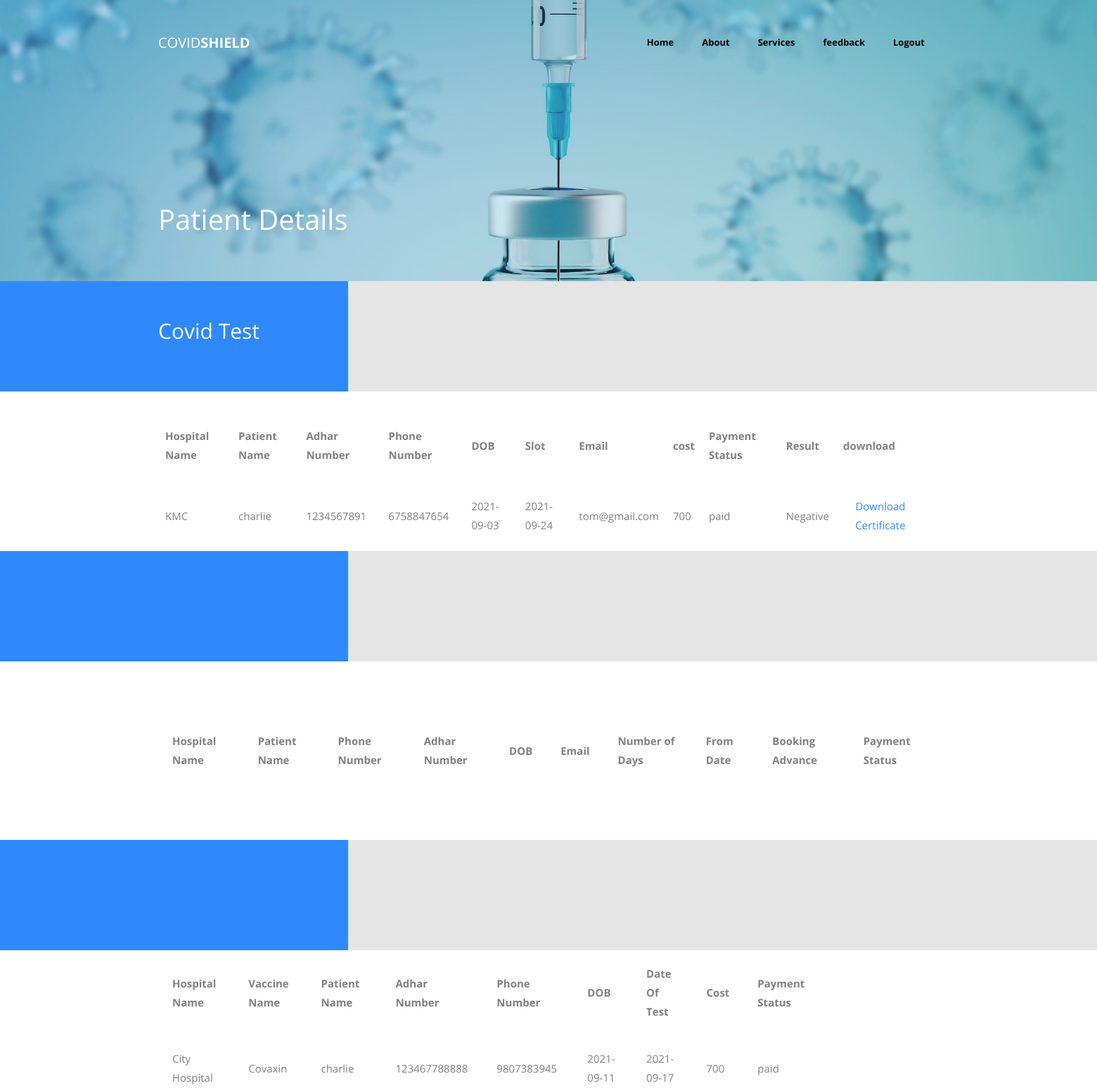
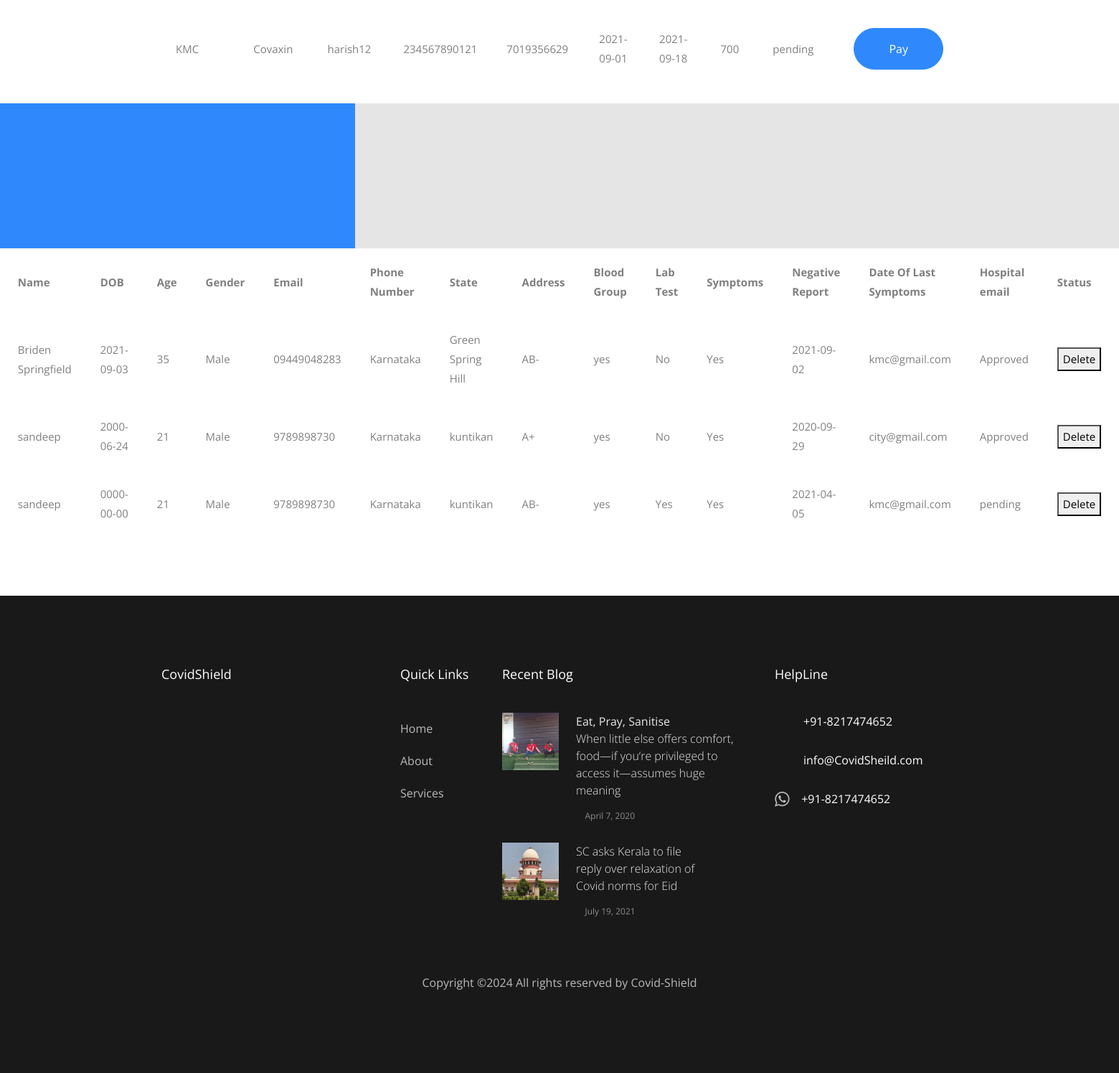
The page /user/not.php (signed in) on the database its author committed (2 pictures, top to bottom).
### tables this page shows
CREATE TABLE `booktest` (
  `id` int(11) NOT NULL,
  `name` varchar(50) NOT NULL,
  `aadhar` varchar(50) NOT NULL,
  `phone` varchar(50) NOT NULL,
  `dob` date NOT NULL,
  `slot` date NOT NULL,
  `uemail` varchar(50) NOT NULL,
  `hemail` varchar(50) NOT NULL,
  `payment` varchar(50) NOT NULL DEFAULT 'pending',
  `hstatus` varchar(50) NOT NULL DEFAULT 'pending',
  `result` varchar(50) NOT NULL DEFAULT 'No Result'
);

CREATE TABLE `hospital` (
  `hid` int(11) NOT NULL,
  `hname` varchar(100) NOT NULL,
  `question` varchar(50) NOT NULL,
  `answer` varchar(50) NOT NULL,
  `email` varchar(50) NOT NULL,
  `phone` varchar(50) NOT NULL,
  `address` varchar(100) NOT NULL,
  `city` varchar(50) NOT NULL,
  `state` varchar(50) NOT NULL,
  `pincode` int(30) NOT NULL,
  `username` varchar(50) NOT NULL,
  `password` varchar(50) NOT NULL,
  `status` varchar(50) NOT NULL DEFAULT 'pending',
  `image` varchar(100) NOT NULL
);

CREATE TABLE `test` (
  `id` int(11) NOT NULL,
  `hemail` varchar(50) NOT NULL,
  `cost` int(30) NOT NULL,
  `time` varchar(50) NOT NULL
);

CREATE TABLE `bookvaccine` (
  `id` int(11) NOT NULL,
  `name` varchar(50) NOT NULL,
  `aadhar` varchar(50) NOT NULL,
  `phone` varchar(30) NOT NULL,
  `dob` date NOT NULL,
  `hemail` varchar(50) NOT NULL,
  `vname` varchar(50) NOT NULL,
  `slot` date NOT NULL,
  `email` varchar(50) NOT NULL,
  `payment` varchar(50) NOT NULL DEFAULT 'pending',
  `hstatus` varchar(50) NOT NULL DEFAULT 'pending'
);

CREATE TABLE `donate` (
  `id` int(11) NOT NULL,
  `name` varchar(50) NOT NULL,
  `dob` date NOT NULL,
  `age` int(50) NOT NULL,
  `gender` varchar(50) NOT NULL,
  `phone` varchar(50) NOT NULL,
  `state` varchar(50) NOT NULL,
  `address` varchar(50) NOT NULL,
  `blood` varchar(50) NOT NULL,
  `test` varchar(50) NOT NULL,
  `smptoms` varchar(50) NOT NULL,
  `test2` varchar(50) NOT NULL,
  `last` date NOT NULL,
  `email` varchar(50) NOT NULL,
  `hemail` varchar(50) NOT NULL,
  `status` varchar(50) NOT NULL DEFAULT 'pending',
  `appdate` varchar(50) NOT NULL
);

### user/not.php (the view, shortened to what this page needs)
<!DOCTYPE html>
<html lang="en">
  <head>
    <link rel="stylesheet" href="https://cdnjs.cloudflare.com/ajax/libs/font-awesome/4.7.0/css/font-awesome.min.css">
    <link rel="stylesheet" href="css/open-iconic-bootstrap.min.css">
    <link rel="stylesheet" href="css/animate.css">
    <link rel="stylesheet" href="css/owl.carousel.min.css">
    <link rel="stylesheet" href="css/owl.theme.default.min.css">
    <link rel="stylesheet" href="css/magnific-popup.css">
    <link rel="stylesheet" href="css/aos.css">
    <link rel="stylesheet" href="css/ionicons.min.css">
    <link rel="stylesheet" href="css/bootstrap-datepicker.css">
    <link rel="stylesheet" href="css/jquery.timepicker.css">
    <link rel="stylesheet" href="css/flaticon.css">
    <link rel="stylesheet" href="css/icomoon.css">
    <link rel="stylesheet" href="css/style.css">
  </head>
  <body>
   <?php include('nav.php'); ?>
   <section class="home-slider owl-carousel">
      <div class="slider-item bread-item" style="background-image: url('images/bg_1.jpg');" data-stellar-background-ratio="0.5">
        <div class="overlay"></div>
        <div class="container" data-scrollax-parent="true">
          <div class="row slider-text align-items-end">
            <div class="col-md-7 col-sm-12 ftco-animate mb-5">
              <h1 class="mb-3" data-scrollax=" properties: { translateY: '70%', opacity: .9}">Patient Details</h1>
            </div>
          </div>
        </div>
      </div>
    </section>
<section class="ftco-section ftco-counter img" id="section-counter">
      <div class="container">
        <div class="row d-flex align-items-center">
          <div class="col-md-3 aside-stretch py-5">
            <div class=" heading-section heading-section-white ftco-animate pr-md-4">
              <h2 class="mb-3">Covid Test</h2>
           </div>
          </div>
       </div>
      </div>
    </section>
    <br>
    <center>
     <table width=1110 height=200 cellpadding="10">
   <tr>
    <th>Hospital Name</th>
    <th>Patient Name</th>
    <th>Adhar Number</th>
    <th>Phone Number</th>
    <th>DOB</th>
    <th>Slot</th>
    <th>Email</th>
	    <th>cost</th>
    <th>Payment Status</th>
    <th>Result</th>
    <th>download</th>
  </tr>
<?php
				include("config.php");
	$sql = "select booktest.*, hospital.hname, test.cost from booktest inner join hospital on hospital.email=booktest.hemail inner join test on hospital.email=test.hemail where booktest.uemail='".$_SESSION['user']."'";
	$result = mysqli_query($con,$sql);
	$count =mysqlI_num_rows($result);
	if($count>0)
	{
		while($row = mysqli_fetch_array($result))
		{
			$id=$row[0];
			$name=$row[1];
			$aadhar=$row[2];
			$phone=$row[3];
			$dob=$row[4];
			$slot=$row[5];
			$email=$row[6];
			$payment=$row[8];
			$report=$row[10];
			$hname=$row['hname'];
			$cost=$row['cost'];
			?>
  <tr>
    <td><?php echo $hname; ?></td>
    <td><?php echo $name; ?></td>
    <td><?php echo $aadhar; ?></td>
    <td><?php echo $phone; ?></td>
    <td><?php echo $dob; ?></td>
    <td><?php echo $slot; ?></td>
    <td><?php echo $email; ?></td>
    <td><?php echo $cost; ?></td>
    <td><?php echo $payment; ?></td>
    <td><?php echo $report; ?></td>
    <?php
    if($report=='Positive')
    { ?>
    <td><center> <a href="images/pos.png" download="Positive">Download Certificate</a></center></td>
    <?php
    }
    else if($report=='Negative')
    { ?>
    <td> <center><a href="images/neg.png" download="Negative">Download Certificate</a></center></td>
    <?php
    }
    ?>
    <td><?php if($payment=='pending'){?><a href="payment.php?id=<?php echo $id; ?>&type=test&cost=<?php echo $cost ?>"><input type="submit" name="save" value="Pay" class="btn btn-primary py-3 px-5"></a><?php }?></td>
  </tr>
	<?php }}?>
  </table>
</center>
    <section class="ftco-section ftco-counter img" id="section-counter" >
      <div class="container">
        <div class="row d-flex align-items-center">
          <div class="col-md-3 aside-stretch py-5">
          </div>
        </div>
      </div>
    </section>
    <center>
      <br>
     <table width=1110 height=200 cellpadding="20" style="border-color:lightblue">
   <tr>
    <th>Hospital Name</th>
    <th>Patient Name</th>
    <th>Phone Number</th>
    <th>Adhar Number</th>
    <th>DOB</th>
    <th>Email</th>
    <th>Number of Days</th>
    <th>From Date</th>
    <th>Booking Advance</th>
    <th>Payment Status</th>
  </tr>
  </table>
  </center>
  <br>
    <section class="ftco-section ftco-counter img" id="section-counter" >
      <div class="container">
        <div class="row d-flex align-items-center">
          <div class="col-md-3 aside-stretch py-5">
          </div>
        </div>
      </div>
    </section>
    <center>
     <table width=1110 height=200 cellpadding="20"  style="border-color:lightblue">
   <tr>
    <th>Hospital Name</th>
    <th>Vaccine Name</th>
    <th>Patient Name</th>
    <th>Adhar Number</th>
    <th>Phone Number</th>
    <th>DOB</th>
    <th>Date Of Test</th>
    <th>Cost</th>
    <th>Payment Status</th>
  </tr>
  <?php
	include("config.php");
	$sql1 = "select bookvaccine.*, hospital.hname, vaccine.cost from bookvaccine left join hospital on hospital.email=bookvaccine.hemail inner join vaccine on hospital.email=vaccine.hemail where bookvaccine.email='".$_SESSION['user']."' group by bookvaccine.aadhar";
	$result1 = mysqli_query($con,$sql1);
	$count1 =mysqlI_num_rows($result1);
	if($count1>0)
	{
		while($row1 = mysqli_fetch_array($result1))
		{
			$id=$row1[0];
			$name=$row1[1];
			$aadhar=$row1[2];
			$phone=$row1[3];
			$dob=$row1[4];
			$vaccine=$row1[6];
			$date=$row1[7];
			$payment=$row1[9];
			$hname=$row1['hname'];
			$cost=$row1['cost'];
			?>
  <tr>
    <td><?php echo $hname; ?></td>
    <td><?php echo $vaccine; ?></td>
    <td><?php echo $name; ?></td>
    <td><?php echo $aadhar; ?></td>
    <td><?php echo $phone; ?></td>
    <td><?php echo $dob; ?></td>
    <td><?php echo $date; ?></td>
    <td><?php echo $cost; ?></td>
    <td><?php echo $payment; ?></td>
	<td><?php if($payment=='pending'){?><a href="payment.php?id=<?php echo $id; ?>&type=vaccine&cost=<?php echo $cost ?>"><input type="submit" name="save" value="Pay" class="btn btn-primary py-3 px-5"></a><?php }?></td>
   </tr>
	<?php }}?>
</table>
</center>
<br>
 <section class="ftco-section ftco-counter img" id="section-counter" >
      <div class="container">
        <div class="row d-flex align-items-center">
          <div class="col-md-3 aside-stretch py-5">
          </div>
        </div>
      </div>
    </section>
    <center>
     <table width=1110 height=200 cellpadding="20"  style="border-color:lightblue">
   <tr>
    <th>Name</th>
    <th>DOB</th>
    <th>Age</th>
    <th>Gender</th>
    <th>Email</th>
    <th>Phone Number</th>
    <th>State</th>
    <th>Address</th>
    <th>Blood Group</th>
    <th>Lab Test</th>
    <th>Symptoms</th>
    <th>Negative Report</th>
    <th>Date Of Last Symptoms</th>
    <th>Hospital email</th>
    <th>Status</th>
  </tr>
  <?php
	include("config.php");
	$sql4 = "select * from donate where email='".$_SESSION['user']."'";
	$result4 = mysqli_query($con,$sql4);
	$count4 =mysqlI_num_rows($result4);
	if($count4>0)
	{
		while($row4 = mysqli_fetch_array($result4))
		{
			$id=$row4[0];
			$name=$row4[1];
			$dob=$row4[2];
			$age=$row4[3];
			$gender=$row4[4];
			$phone=$row4[5];
			$state=$row4[6];
			$address=$row4[7];
			$blood=$row4[8];
			$test=$row4[9];
			$symp=$row4[10];
			$rep=$row4[11];
			$last=$row4[12];
			$hemail=$row4[14];
			$status=$row4[15];
			?>
  <tr>
    <td><?php echo $name; ?></td>
    <td><?php echo $dob; ?></td>
    <td><?php echo $age; ?></td>
    <td><?php echo $gender; ?></td>
    <td><?php echo $phone; ?></td>
    <td><?php echo $state; ?></td>
    <td><?php echo $address; ?></td>
    <td><?php echo $blood; ?></td>
    <td><?php echo $test; ?></td>
    <td><?php echo $symp; ?></td>
    <td><?php echo $rep; ?></td>
    <td><?php echo $last; ?></td>
    <td><?php echo $hemail; ?></td>
    <td><?php echo $status; ?></td>
    <td><a href="?delid=<?php echo $id; ?>"><button>Delete</button></a></td>
   </tr>
	<?php }}
	?>
</table>
</center>
<br>
<br>
<br>
  <?php include('footer.php');?>
  </body>
</html>

### rows shown on the page
booktest: hospital.hname "KMC", name "charlie", aadhar "1234567891", phone "6758847654", dob "2021-09-03", slot "2021-09-24", uemail "tom@gmail.com", test.cost "700", payment "paid", result "Negative", shows "Download Certificate"
bookvaccine: hname "City Hospital", vname "Covaxin", name "charlie", aadhar "123467788888", phone "9807383945", dob "2021-09-11", slot "2021-09-17", cost "700", payment "paid"
bookvaccine: hname "KMC", vname "Covaxin", name "harish12", aadhar "234567890121", phone "7019356629", dob "2021-09-01", slot "2021-09-18", cost "700", payment "pending"
donate: name "Briden Springfield", dob "2021-09-03", age "35", gender "Male", phone "09449048283", state "Karnataka", address "Green Spring Hill", blood "AB-", test "yes", smptoms "No", test2 "Yes", last "2021-09-02", hemail "kmc@gmail.com", status "Approved"
donate: name "sandeep", dob "2000-06-24", age "21", gender "Male", phone "9789898730", state "Karnataka", address "kuntikan", blood "A+", test "yes", smptoms "No", test2 "Yes", last "2020-09-29", hemail "city@gmail.com", status "Approved"
donate: name "sandeep", dob "0000-00-00", age "21", gender "Male", phone "9789898730", state "Karnataka", address "kuntikan", blood "AB-", test "yes", smptoms "Yes", test2 "Yes", last "2021-04-05", hemail "kmc@gmail.com", status "pending"
